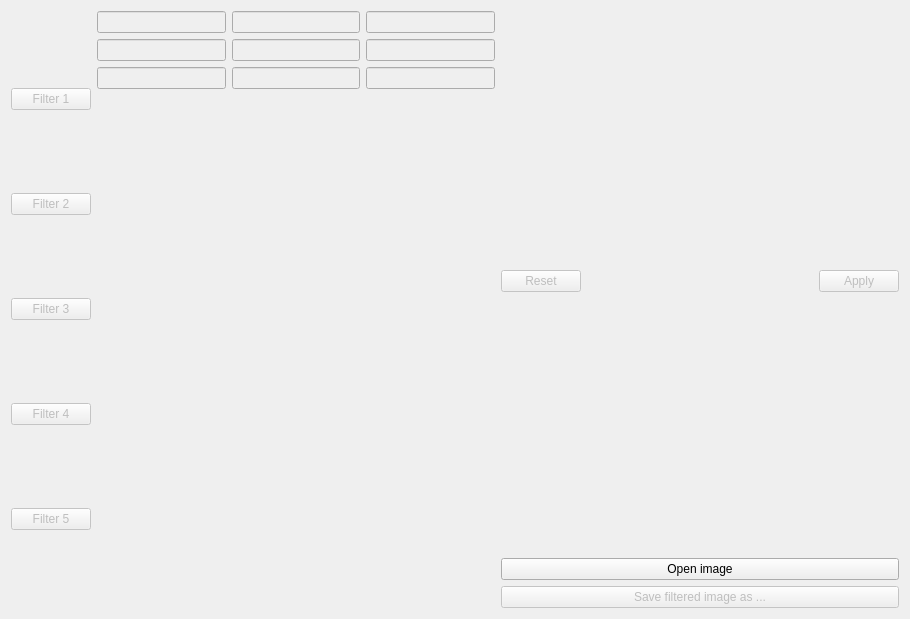
<?xml version="1.0" encoding="UTF-8"?>
<ui version="4.0">
 <class>Filter3Form</class>
 <widget class="QWidget" name="Filter3Form">
  <property name="geometry">
   <rect>
    <x>0</x>
    <y>0</y>
    <width>910</width>
    <height>619</height>
   </rect>
  </property>
  <property name="windowTitle">
   <string>Form</string>
  </property>
  <layout class="QGridLayout" name="gridLayout_3">
   <item row="3" column="2">
    <layout class="QVBoxLayout" name="verticalLayout_2">
     <item>
      <widget class="QPushButton" name="buttonOpen">
       <property name="text">
        <string>Open image</string>
       </property>
      </widget>
     </item>
     <item>
      <widget class="QPushButton" name="buttonSave">
       <property name="enabled">
        <bool>false</bool>
       </property>
       <property name="text">
        <string>Save filtered image as ...</string>
       </property>
      </widget>
     </item>
    </layout>
   </item>
   <item row="1" column="0" rowspan="3">
    <layout class="QVBoxLayout" name="verticalLayout">
     <item>
      <widget class="QPushButton" name="buttonFilter1">
       <property name="enabled">
        <bool>false</bool>
       </property>
       <property name="text">
        <string>Filter 1</string>
       </property>
      </widget>
     </item>
     <item>
      <widget class="QPushButton" name="buttonFilter2">
       <property name="enabled">
        <bool>false</bool>
       </property>
       <property name="text">
        <string>Filter 2</string>
       </property>
      </widget>
     </item>
     <item>
      <widget class="QPushButton" name="buttonFilter3">
       <property name="enabled">
        <bool>false</bool>
       </property>
       <property name="text">
        <string>Filter 3</string>
       </property>
      </widget>
     </item>
     <item>
      <widget class="QPushButton" name="buttonFilter4">
       <property name="enabled">
        <bool>false</bool>
       </property>
       <property name="text">
        <string>Filter 4</string>
       </property>
      </widget>
     </item>
     <item>
      <widget class="QPushButton" name="buttonFilter5">
       <property name="enabled">
        <bool>false</bool>
       </property>
       <property name="text">
        <string>Filter 5</string>
       </property>
      </widget>
     </item>
    </layout>
   </item>
   <item row="1" column="1">
    <layout class="QGridLayout" name="gridLayout">
     <item row="0" column="2">
      <widget class="QLineEdit" name="lineEditA13">
       <property name="enabled">
        <bool>false</bool>
       </property>
      </widget>
     </item>
     <item row="2" column="2">
      <widget class="QLineEdit" name="lineEditA23">
       <property name="enabled">
        <bool>false</bool>
       </property>
      </widget>
     </item>
     <item row="2" column="0">
      <widget class="QLineEdit" name="lineEditA21">
       <property name="enabled">
        <bool>false</bool>
       </property>
      </widget>
     </item>
     <item row="0" column="0">
      <widget class="QLineEdit" name="lineEditA11">
       <property name="enabled">
        <bool>false</bool>
       </property>
      </widget>
     </item>
     <item row="2" column="1">
      <widget class="QLineEdit" name="lineEditA22">
       <property name="enabled">
        <bool>false</bool>
       </property>
      </widget>
     </item>
     <item row="3" column="2">
      <widget class="QLineEdit" name="lineEditA33">
       <property name="enabled">
        <bool>false</bool>
       </property>
      </widget>
     </item>
     <item row="0" column="1">
      <widget class="QLineEdit" name="lineEditA12">
       <property name="enabled">
        <bool>false</bool>
       </property>
      </widget>
     </item>
     <item row="3" column="0">
      <widget class="QLineEdit" name="lineEditA31">
       <property name="enabled">
        <bool>false</bool>
       </property>
      </widget>
     </item>
     <item row="3" column="1">
      <widget class="QLineEdit" name="lineEditA32">
       <property name="enabled">
        <bool>false</bool>
       </property>
      </widget>
     </item>
    </layout>
   </item>
   <item row="1" column="2" rowspan="2">
    <layout class="QHBoxLayout" name="horizontalLayout">
     <item>
      <widget class="QDialogButtonBox" name="buttonBox">
       <property name="enabled">
        <bool>false</bool>
       </property>
       <property name="standardButtons">
        <set>QDialogButtonBox::Apply|QDialogButtonBox::Reset</set>
       </property>
      </widget>
     </item>
    </layout>
   </item>
   <item row="2" column="1" rowspan="2">
    <layout class="QGridLayout" name="gridLayout_2">
     <item row="0" column="0">
      <widget class="QLabel" name="labelOriginalImage">
       <property name="text">
        <string/>
       </property>
      </widget>
     </item>
     <item row="0" column="1">
      <widget class="QLabel" name="labelImageFilter">
       <property name="text">
        <string/>
       </property>
      </widget>
     </item>
    </layout>
   </item>
  </layout>
 </widget>
 <resources/>
 <connections/>
</ui>
